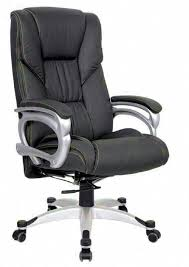
#> input picture uploads/furniture.jpeg, 189 x 267 px
$ python pythonscript.py
#> lines starting #> are read from the running program, lines starting #| are printed output that depends on the picture; after the words box and inside, x2 and y2 are one past the last pixel; in counts of white or black regions, pixels touching at a corner belong together
from PIL import Image
import cv2
import numpy as np
import os
import sys

# def processedimg():

# Load the image from the file system
image_path = './uploads/furniture.jpeg'  # Replace with your image path
image = cv2.imread(image_path)
#> image is the input picture: shape (267, 189, 3); mean B, G, R 180.1, 179, 179

# Convert the image to grayscale for thresholding
gray_image = cv2.cvtColor(image, cv2.COLOR_BGR2GRAY)

# Threshold the image to create a mask, setting the threshold close to white (240 out of 255)
# We invert the mask so the furniture is white and the background is black
_, mask = cv2.threshold(gray_image, 240, 255, cv2.THRESH_BINARY)
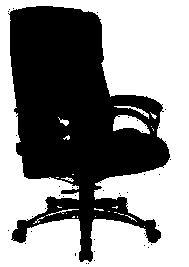
#> mask: shape (267, 189); 55.3% white; 40 black regions (39 under 20 px), largest, box (x1, y1, x2, y2) and area: (8, 6, 170, 262) 22491
mask_inv = cv2.bitwise_not(mask)

# Convert the original image to RGBA format (which includes an alpha channel for transparency)
image_rgba = cv2.cvtColor(image, cv2.COLOR_BGR2BGRA)

# Use the inverted mask to change the alpha channel of the original image
new_alpha_channel = cv2.bitwise_and(image_rgba[:, :, 3], mask_inv)

# Merge the original RGB channels with the new alpha channel
final_rgba = cv2.merge((image_rgba[:, :, 0], image_rgba[:, :, 1], image_rgba[:, :, 2], new_alpha_channel))

# Save the image with a transparent background
output_path = './uploads/extracted_furniture_transparent.png'  # Output file path
cv2.imwrite(output_path, final_rgba)

# The image is now saved with the furniture on a transparent background

# Load the base image, the furniture image, and the mask image
base_img = Image.open('./uploads/base.jpeg')
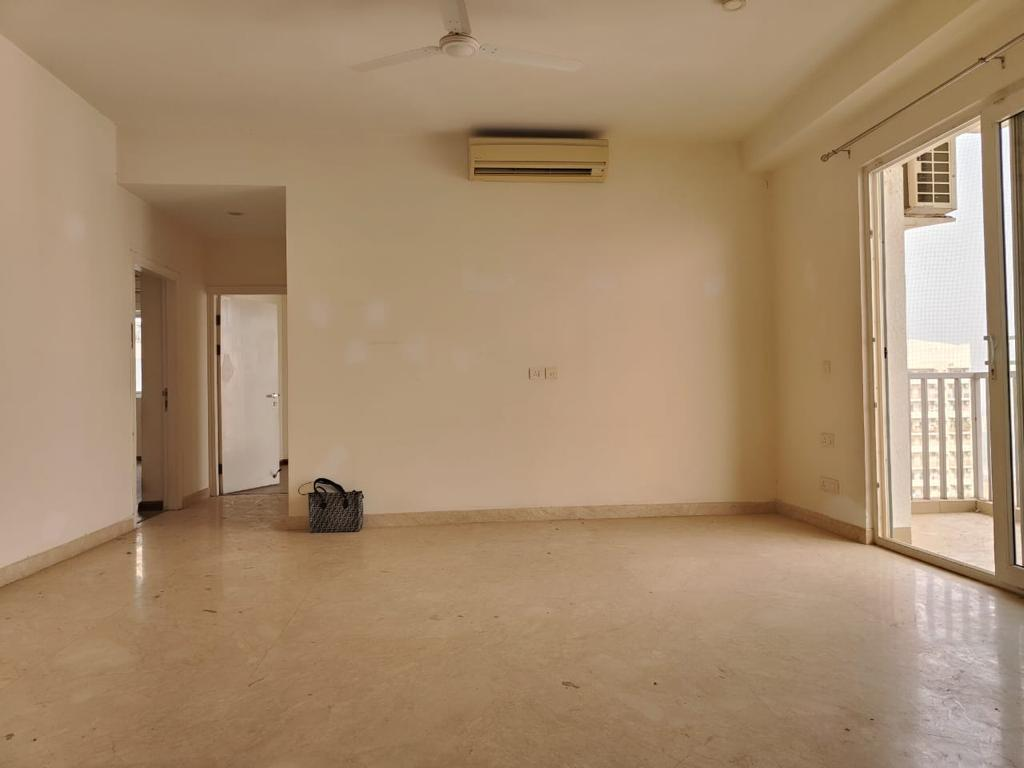
#> input picture uploads/base.jpeg, 1024 x 768 px
#> base_img is the input picture: PIL image 1024x768 RGB; mean R, G, B 165.1, 138.2, 109.3
furniture_img = Image.open(output_path).convert("RGBA")
# furniture_img = output_path.convert("RGBA")
# furniture_img = final_rgba.convert("RGBA")
mask_img = Image.open('./uploads/mask.jpeg')
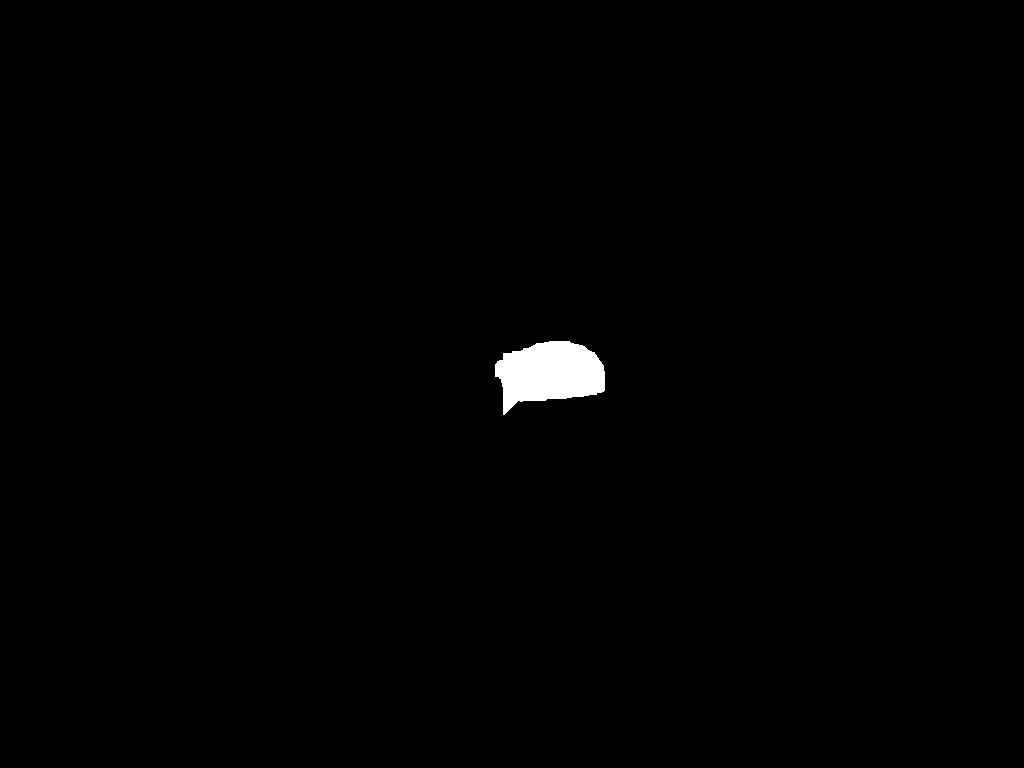
#> input picture uploads/mask.jpeg, 1024 x 768 px
#> mask_img is the input picture: PIL image 1024x768 RGBA; mean R, G, B, A 1.8, 1.8, 1.8, 254.9

# Get the bounding box of the white space in the mask
white_space_bbox = mask_img.getbbox()
#> white_space_bbox = (0, 0, 1024, 768)

# Calculate the center of the white space
center_of_white_space = ((white_space_bbox[0] + white_space_bbox[2]) // 2,
                        (white_space_bbox[1] + white_space_bbox[3]) // 2)
#> center_of_white_space = (512, 384)

# Get the size of the furniture image
furniture_width, furniture_height = furniture_img.size
#> furniture_width = 189; furniture_height = 267

# Calculate the top left position to paste the furniture image
top_left_position_to_paste = (center_of_white_space[0] - furniture_width // 2,
                            center_of_white_space[1] - furniture_height // 2)
#> top_left_position_to_paste = (418, 251)

# Create a new image for the composite
composite_img = base_img.copy()

# Paste the furniture image into the base image using the calculated position
composite_img.paste(furniture_img, top_left_position_to_paste, furniture_img)
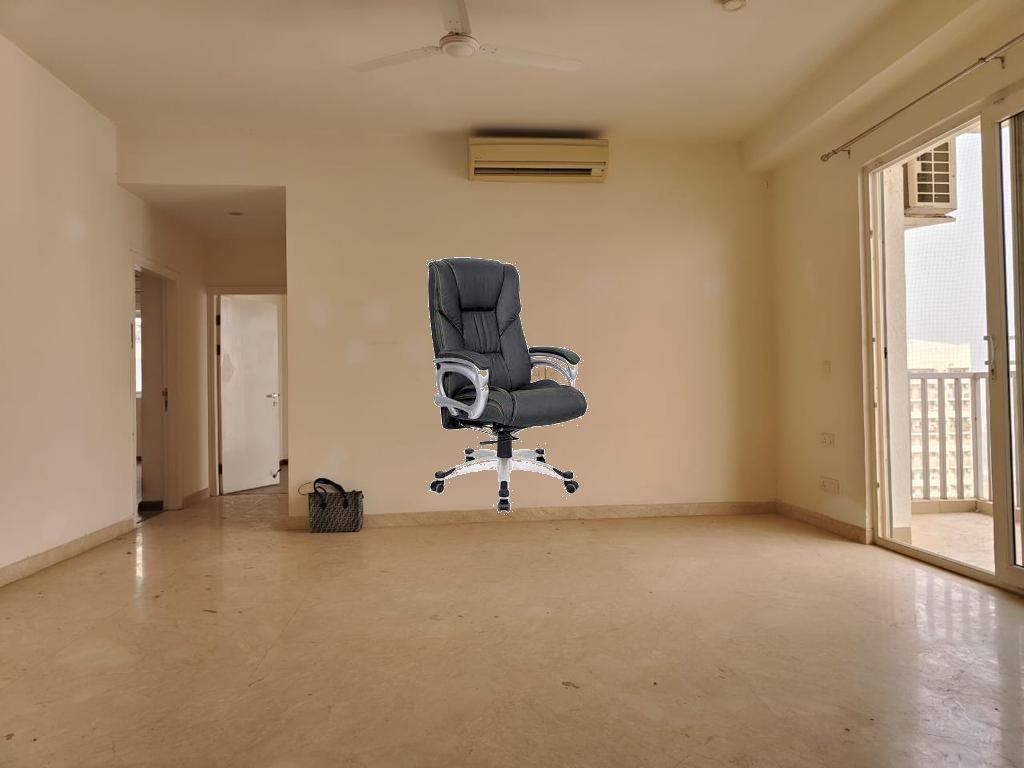
#> composite_img: PIL image 1024x768 RGB; mean R, G, B 162.5, 136.3, 108.3

# Save the result
composite_img.save('./uploads/final.png')

os.remove(output_path)
# return Image.open("./uploads/final.png")

# Output the path to the composite image
print('Composite image saved as path_to_save_your_composite_image.png')
